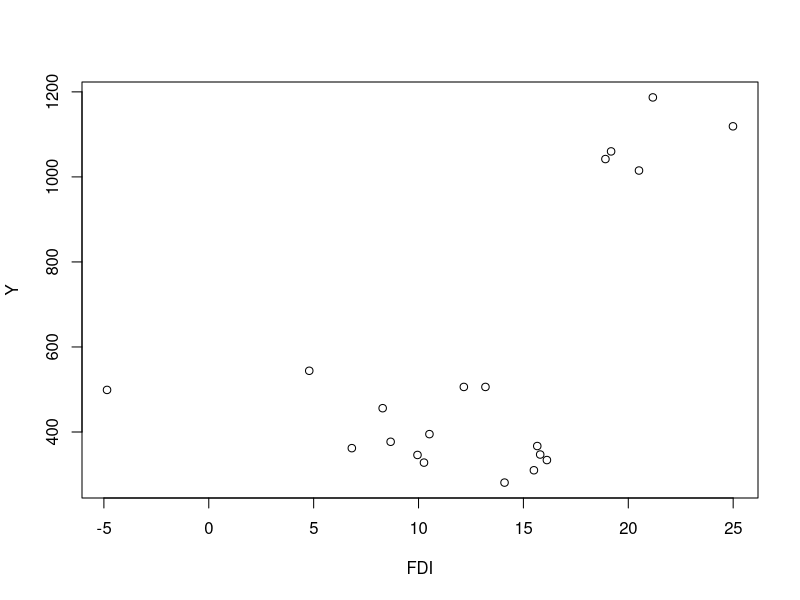

Reproduce this figure in R.
## ---- chunk 1
#| warning: false
#| echo: true
setwd('C:/Users/Aqilah Ady/Documents/SEMESTER 3/metopel')
library('tidyverse')
library('readxl')
## ---- chunk 2
library(readxl)
dat<-read_excel('METOPELS.xlsx')
head(dat)
## ---- chunk 3
reg1<-lm(X~Y,data=dat)
summary(reg1)
## ---- chunk 4
plot(dat$X,dat$Y,xlab="FDI",ylab="Y")
